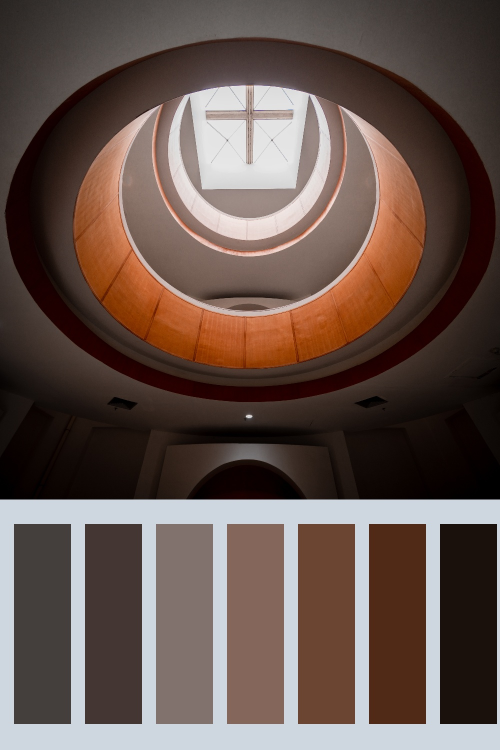
#> input picture product/2020_1213_旋梯_2_product.jpeg, 1000 x 1499 px, given as the content of the folder src/, which was not available (shown at 1/2 size)
$ jupyter execute 'color palette.ipynb'   (shell and % lines are left out)
#> lines starting #> are read from the running program, lines starting #| are printed output that depends on the picture; after the words box and inside, x2 and y2 are one past the last pixel; in counts of white or black regions, pixels touching at a corner belong together; pictures that were not available may be replaced by others from this repository, and a replacement may not be noted
#> further down, img is the input picture: shape (1499, 1000, 3); mean B, G, R 76, 83.2, 101
[cell 1]
# Dependencies
import numpy as np
import cv2 as cv
import matplotlib.pyplot as plt
from math import ceil, floor
from os import listdir
from os.path import isfile, join

[cell 2]
# parameters to play around :)
size = 1000 # set the size for the shortest edge in pixels
bg = [224, 214, 206] # background color in [b, g, r]

[cell 3]
def portrait():
    print('Processing ' + fname + ' in portrait mode.')
    dsize = (floor(size * img.shape[1] / img.shape[0]), size)
#> dsize = (667, 1000)
    src = cv.resize(img, dsize)
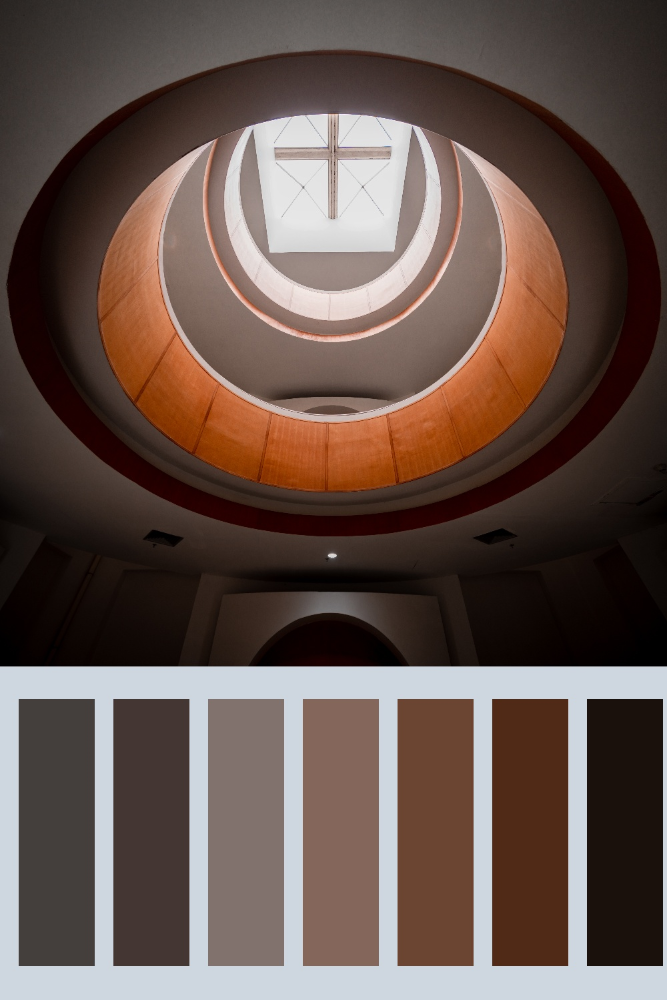
#> src: shape (1000, 667, 3); mean B, G, R 75.9, 83.1, 100.9
    height = src.shape[0]
#> height = 1000
    width = src.shape[1]
#> width = 667
    border = cv.copyMakeBorder(src, 0, 0, 0,
                               ceil(0.5 * width), cv.BORDER_CONSTANT, value = bg)
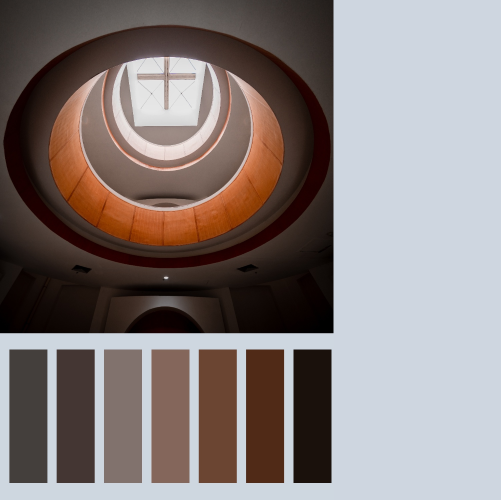
#> border: shape (1000, 1001, 3) (shown at 1/2 size); mean B, G, R 125.3, 126.8, 136
    step_ver = floor(height / 7)
#> step_ver = 142
    left_width = ceil(0.4 * width)
#> left_width = 267
    left_spacing = ceil(0.05 * width)
#> left_spacing = 34
    blank_ratio = 0.4
    fill_arr = []
    for step in range(7):
        fill_arr.append([floor(step * step_ver + blank_ratio * step_ver), (step + 1) * step_ver])
    for vstart, vfinish in fill_arr:
        for y in range(vstart, vfinish):
            for x in range(floor(1.05 * width), floor(1.45 * width)):
                border[y,x] = src[vstart: vfinish, :][0].mean(axis = 0)
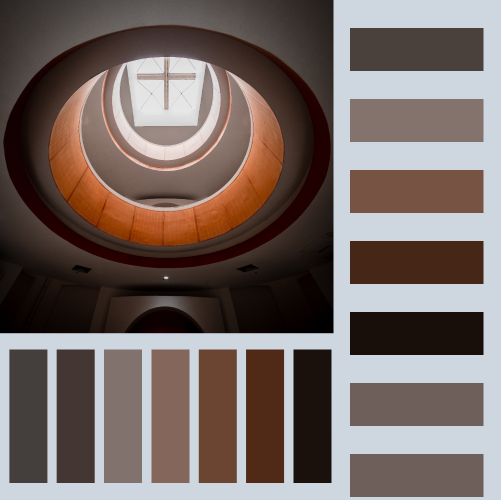
#> border: shape (1000, 1001, 3) (shown at 1/2 size); 16.06% of pixels changed, all inside (x1, y1, x2, y2) = (700, 56, 967, 994)
    plt.imshow(border)
    plt.show()
    cv.imwrite("product/" + ffname + "_product.jpeg", border)
    print('Color palette for ' + fname + ' complete!')

def landscape():
    print('Processing ' + fname + ' in landscape mode.')
    dsize = (size, floor(size * img.shape[0] / img.shape[1]))
    src = cv.resize(img, dsize)
    height = src.shape[0]
    width = src.shape[1]
    border = cv.copyMakeBorder(src, 0, ceil(0.5 * height),
                                  0, 0, cv.BORDER_CONSTANT, value = bg)
    step_hor = floor(width / 7)
    down_height = ceil(0.4 * height)
    down_spacing = ceil(0.05 * height)
    blank_ratio = 0.2
    step_ver = floor(height / 7)

    fill_arr = []
    for step in range(7):
        fill_arr.append([floor(step * step_hor + blank_ratio * step_hor), (step + 1) * step_hor,
                         floor(step * step_ver), (step + 1) * step_ver])
    for hstart, hfinish, vstart, vfinish in fill_arr:
        for x in range(hstart, hfinish):
            for y in range(floor(1.05 * height), floor(1.45 * height)):
                border[y,x] = src[vstart: vfinish, :][0].mean(axis = 0)
    plt.imshow(border)
    plt.show()
    cv.imwrite("product/" + ffname + "_product.jpeg", border)
    print('Color palette for ' + fname + ' complete!')

[cell 4]
# main
files = [f for f in listdir('src/') if isfile(join('src/', f))]
try:
    files.remove('.DS_Store')
    print("Reading files in the folder ...")
except:
    print("Reading files in the source folder ...")

for fname in files:
    ffname = fname.split('.')[0]
    img = cv.imread(cv.samples.findFile("src/" + fname))
    if img is None:
        sys.exit("Could not read the image.")
    if img.shape[1] < img.shape[0]: # portrait
        portrait()
    else: # landscape
        landscape()

$ run again, on product/DSC01793_product.jpeg
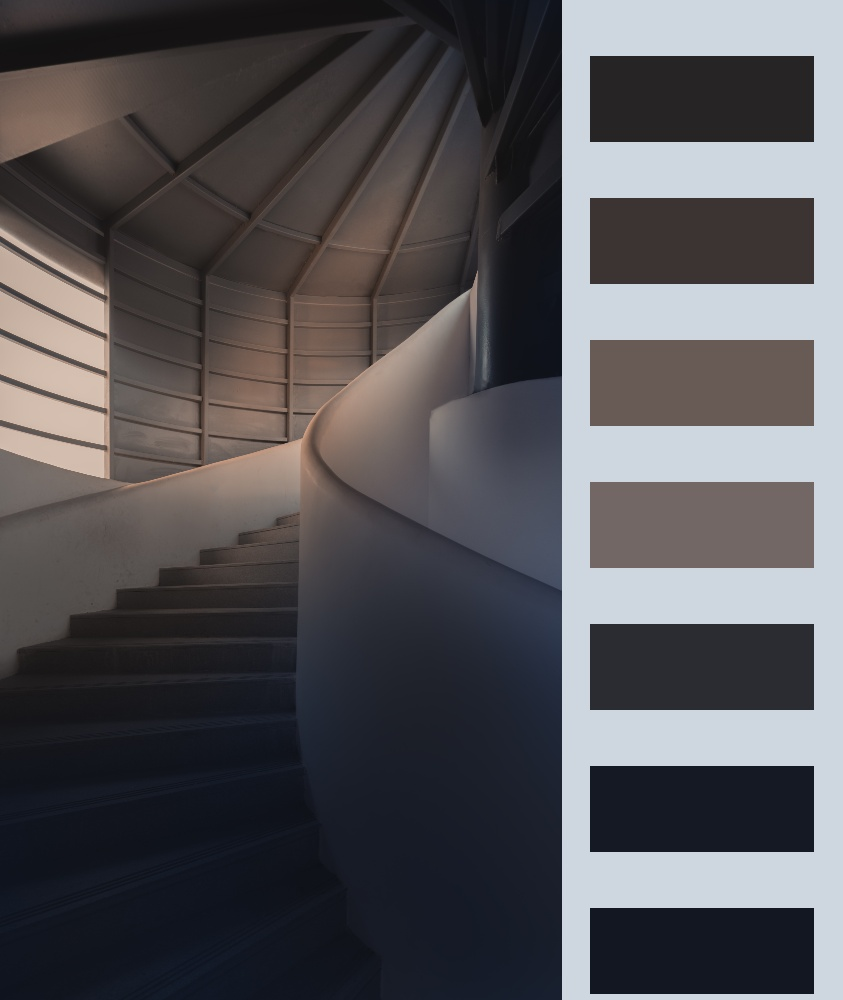
#> input picture product/DSC01793_product.jpeg, 843 x 1000 px, given as the content of the folder src/, which was not available
#> img is the input picture: shape (1000, 843, 3); mean B, G, R 86.1, 82.4, 83.9
#> in portrait, `border = cv.copyMakeBorder(src, 0, 0, 0, ceil(0.5 * width), cv.BORDER_..`:
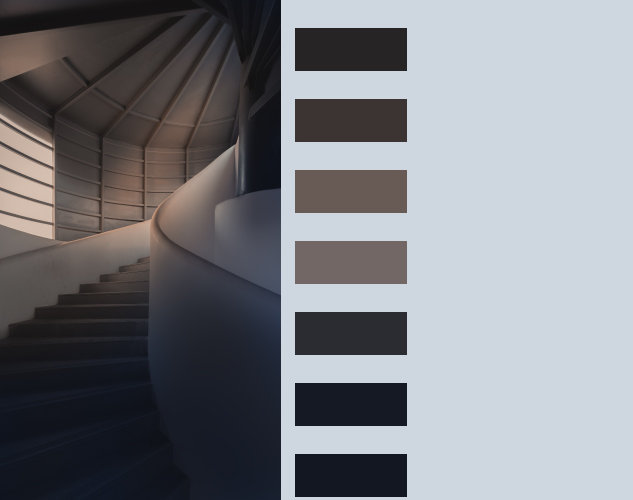
#> border: shape (1000, 1265, 3) (shown at 1/2 size); mean B, G, R 132.1, 126.3, 124.6
#> after the loop in portrait, `for vstart, vfinish in fill_arr:`:
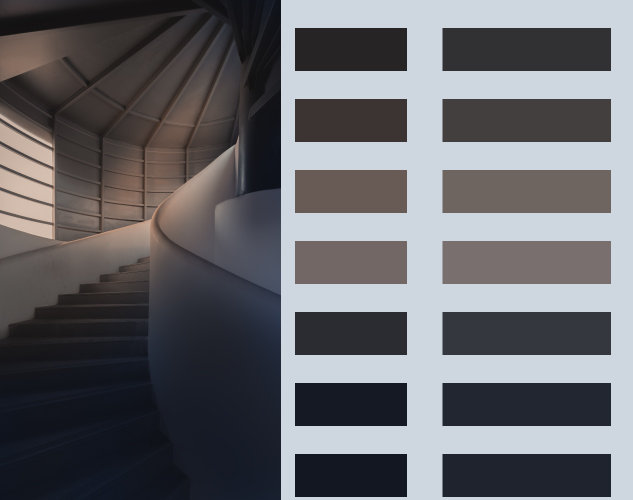
#> border: shape (1000, 1265, 3) (shown at 1/2 size); 16.04% of pixels changed, all inside (x1, y1, x2, y2) = (885, 56, 1222, 994)

$ run again, on product/DSC02583合成_product.jpeg
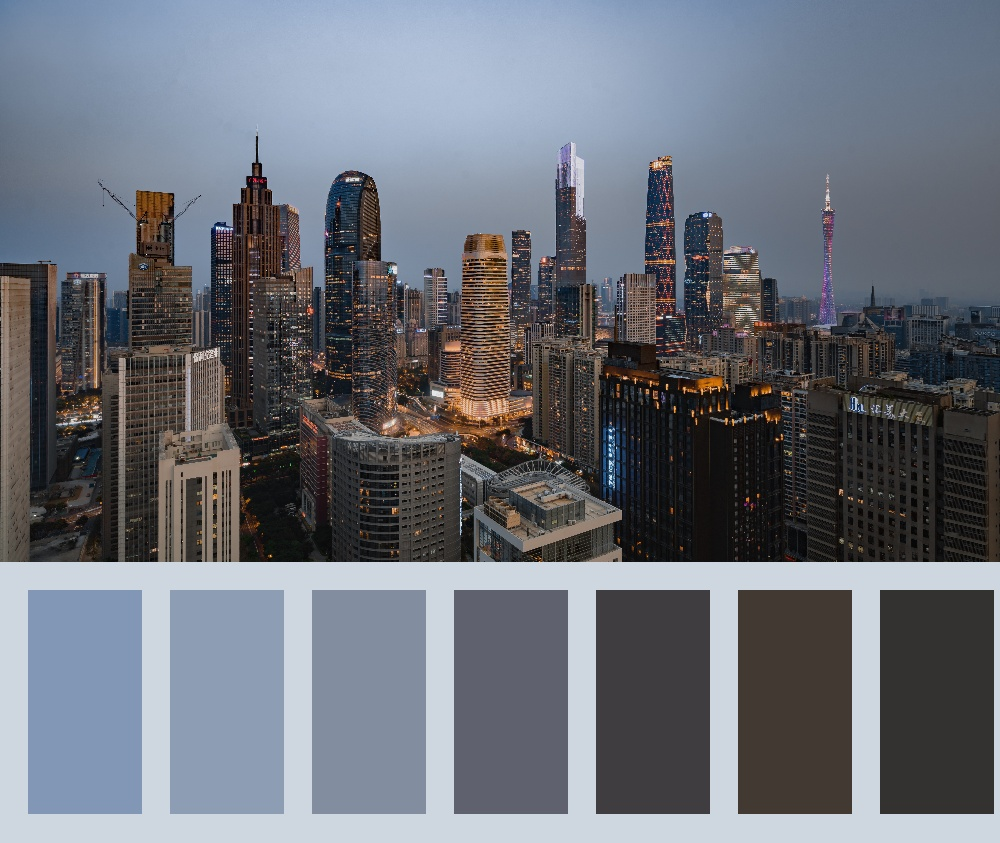
#> input picture product/DSC02583合成_product.jpeg, 1000 x 843 px, given as the content of the folder src/, which was not available
#> img is the input picture: shape (843, 1000, 3); mean B, G, R 120.1, 111.3, 107
#> in landscape, `border = cv.copyMakeBorder(src, 0, ceil(0.5 * height), 0, 0, cv.BORDER..`:
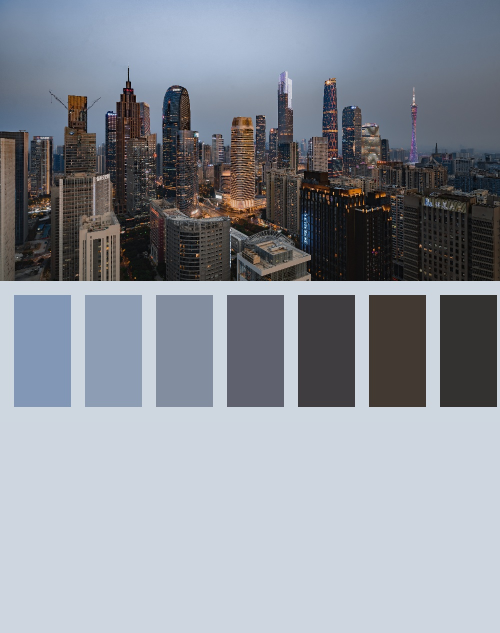
#> border: shape (1265, 1000, 3) (shown at 1/2 size); mean B, G, R 154.8, 145.5, 140
#> after the loop in landscape, `for hstart, hfinish, vstart, vfinish in fill_arr:`:
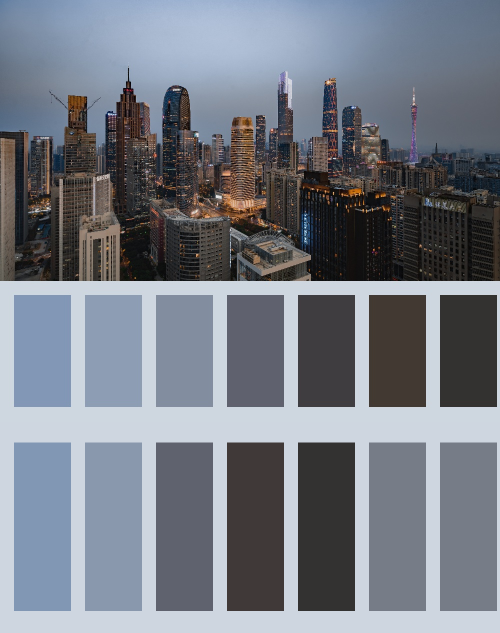
#> border: shape (1265, 1000, 3) (shown at 1/2 size); mean B, G, R 132.6, 123, 117.8

$ run again, on product/DSC03297_product.jpeg
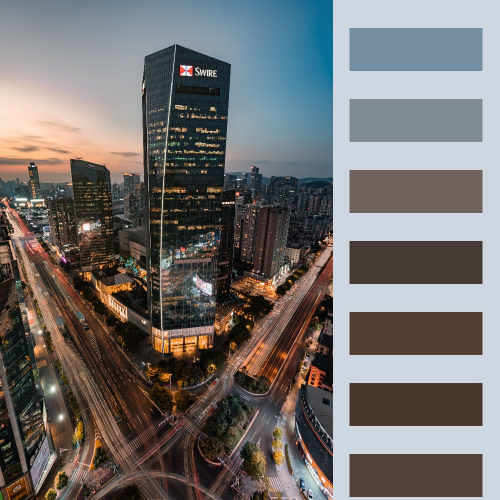
#> input picture product/DSC03297_product.jpeg, 999 x 1000 px, given as the content of the folder src/, which was not available (shown at 1/2 size)
#> img is the input picture: shape (1000, 999, 3); mean B, G, R 109.5, 111.2, 114.5
#> in portrait, `border = cv.copyMakeBorder(src, 0, 0, 0, ceil(0.5 * width), cv.BORDER_..`:
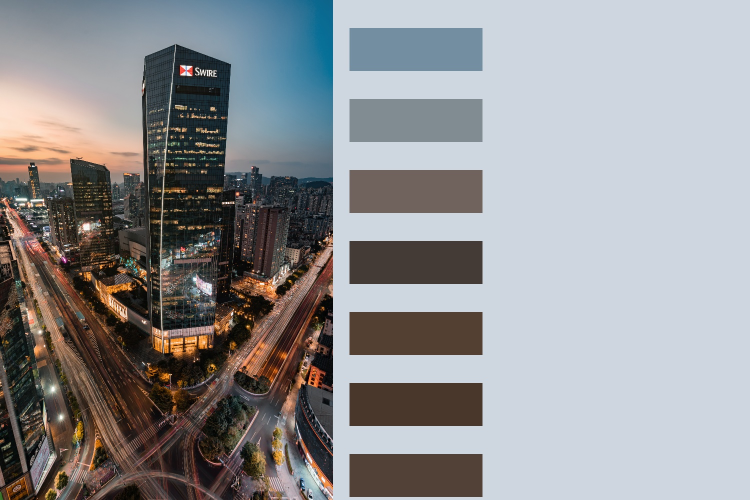
#> border: shape (1000, 1499, 3) (shown at 1/2 size); mean B, G, R 147.7, 145.5, 145
#> after the loop in portrait, `for vstart, vfinish in fill_arr:`:
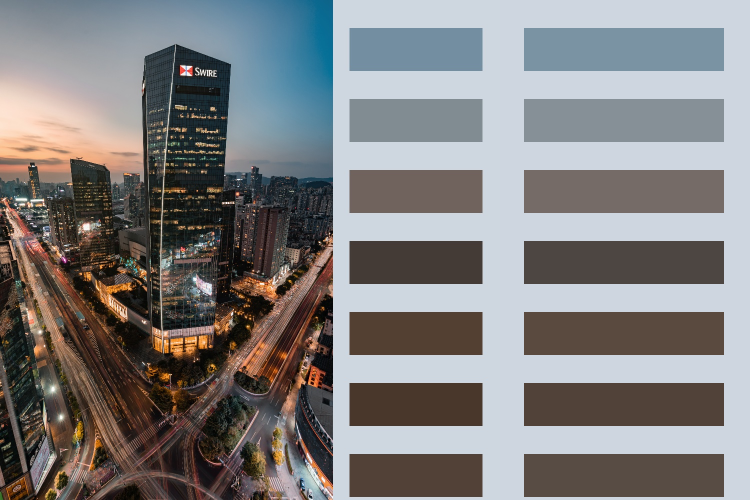
#> border: shape (1000, 1499, 3) (shown at 1/2 size); 16.06% of pixels changed, all inside (x1, y1, x2, y2) = (1048, 56, 1448, 994)
